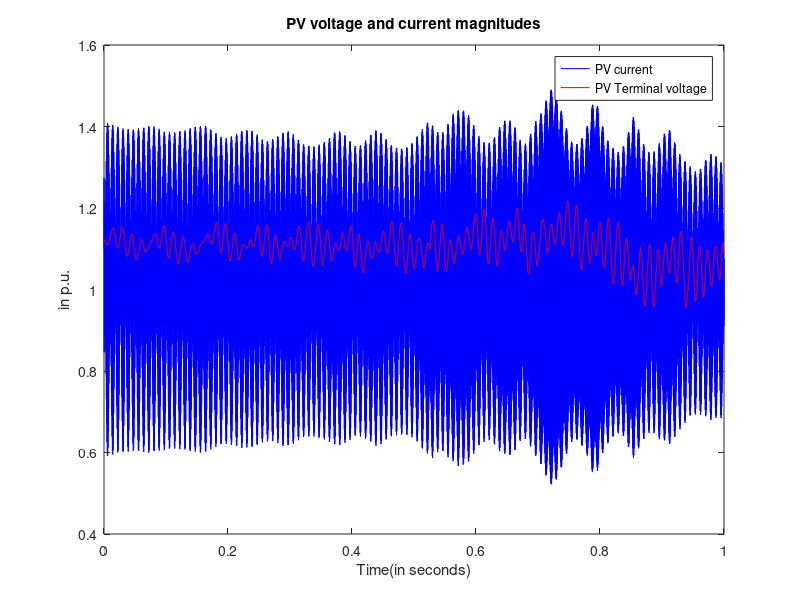
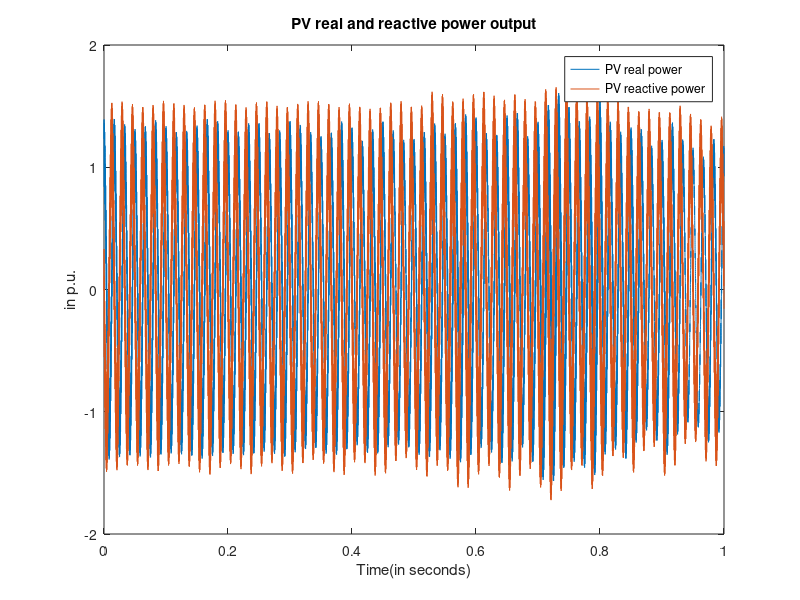

MATLAB code for these plots, in order:
function testPVdroopSimulatorPQLoad
Pref = 3/4;
Vref = 1.15;
Qref = 0.01;
omega0=1;
CTL = 0.01;
RTL = 1e-4;
LTL = 0.1;
VdrefArr = [1.05];%  0.95 1];
Kp1 = 0.002; Ki1 = 0.2; 
Kp2 = 0.002; Ki2 = 0.2;
% RR = 0.4; LR = 0.1;
RR = 0.005;
LR = 50;

tArray = [0 1 0.8 1.5];
Kgp = 0.2519;
Kgq = 0.2632;
x0= [1.1; 0.01; 1.05; 0.1; 1.12; 0.001; 1.02; 0.01];
    Vd = 1;
    
tspan = [0 1];
[t,x] = ode45(@(t,x)PVDynamics(t,x,Vd),tspan,x0);

function [dx,alpha,Vcstar] = PVDynamics(t,x,vTLRd)
vTLLd = x(1);
vTLLq = x(2);
iTLMd = x(3);
iTLMq = x(4);
iRd = x(5);
iRq = x(6);
delPInt = x(7);
delQInt = x(8);
vTLRq = 0;
t
dphidt = omega0;
iInLd = iRd; iInLq = iRq; 
            dvTLLddt = (iInLd - iTLMd)/CTL + dphidt*vTLLq;
            dvTLLqdt = (iInLq - iTLMq)/CTL - dphidt*vTLLd;
            diTLMddt = dphidt*iTLMq - (vTLRd - vTLLd + RTL*iTLMd)/(LTL);
            diTLMqdt = - dphidt*iTLMd - (vTLRq - vTLLq + RTL*iTLMq)/(LTL);

P = 1.5*(vTLLd*iRd + vTLLq*iRq);
Q = 1.5*(vTLLq*iRd - vTLLd*iRq);
Vt = sqrt(vTLLd^2+ vTLLq^2);
delI = diTLMddt + diTLMqdt; 
delV = dvTLLddt + dvTLLqdt;
delPdt = delI/delV + sqrt((iTLMd^2+iTLMq^2)/(vTLLd^2 + vTLLq^2));
delQdt = Qref - Q;
% delQdt = Vref - Vt;

alpha = Kp1*(delPdt) + Ki1* delPInt;
Vcstar = (1+ Kp2*(Qref-Q) + Ki2*delQInt)*sqrt(vTLLd^2+ vTLLq^2);
% Vcstar = (1+ Kp2*(Vref-Vt) + Ki2*delQInt)*Vt;
vRLd = Vcstar*cos(alpha);
vRLq = Vcstar*sin(alpha);
vRRd = vTLLd; vRRq = vTLLq;


diRddt = (vRLd - RR*iRd - vRRd)/LR + omega0*iRq;
diRqdt = (vRLq - RR*iRq - vRRq)/LR - omega0*iRd;
            
            dx = 377*[dvTLLddt ; dvTLLqdt ; diTLMddt ; diTLMqdt;...
                diRddt;diRqdt;delPdt;delQdt]; 
%             plot(t,x(7),'b*',t,x(8),'r*');hold on;

end
I = sqrt(x(:,1).^2 + x(:,2).^2);
V = sqrt(x(:,5).^2 + x(:,6).^2);
figure(1)
plot(t,I,'b',t,V,'r');
xlabel('Time(in seconds)');
ylabel('in p.u.');
title('PV voltage and current magnitudes');
legend('PV current', 'PV Terminal voltage');

figure(2);
P = x(:,5).*x(:,1) + x(:,6).*x(:,2);
Q = x(:,6).*x(:,1) - x(:,5).*x(:,2);
plot(t,P,t,Q)
xlabel('Time(in seconds)')
ylabel('in p.u.')
title('PV real and reactive power output');
legend('PV real power', 'PV reactive power');
save('dataPV.mat')
end